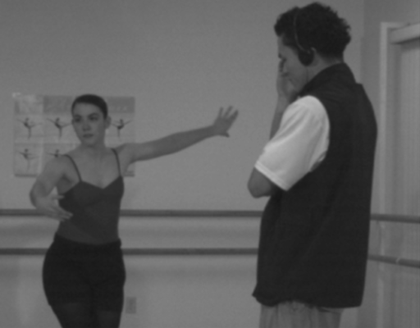
%> input picture src/Pratica3/dance.png, 420 x 328 px, shrunk from 512 x 400 before the run
$ octave praticaB.m   (GNU Octave 9; MATLAB toolbox functions it lacks are replaced by stand-ins)
%> lines starting %> are read from the running program, lines starting %| are printed output that depends on the picture; in (x1, y1, x2, y2) boxes, pixels count from 0 and x2, y2 are one past the last pixel; in counts of white or black regions, pixels touching at a corner belong together; the program's own positions count from 1
clear all;
close all;
pkg load image;

im = imread('dance.png');
%> im is the input picture: size 328x420x3 uint8; min 22, max 190, mean 94.2
imd = imread('dance_depth.png');
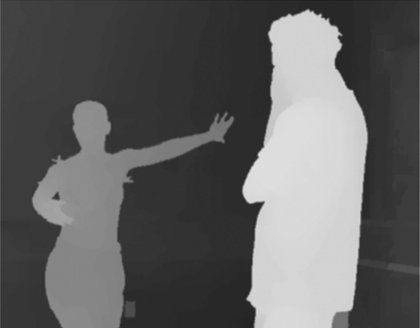
%> input picture src/Pratica3/dance_depth.png, 420 x 328 px, shrunk from 512 x 400 before the run
%> imd is the input picture: size 328x420 uint8; min 33, max 225, mean 96.2
imH = imd;
imM = logical(imd);
%> imM: size 328x420 logical; every value is 1
for i = 1: size(im,1)
  for j = 1: size(im,2)
    if(imd(i,j) < 165)
      imH(i,j) = 0;
    else
      imH(i,j) = 255;
    endif
  endfor
endfor
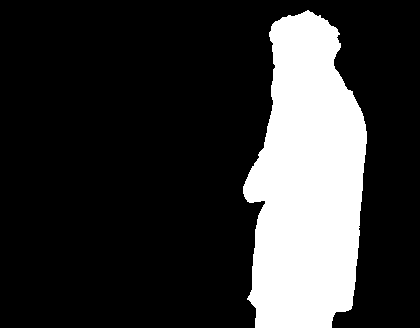
%> imH: size 328x420 uint8; 21% white; 1 white region, box (x1, y1, x2, y2) and area: (243, 10, 367, 328) 28937
imH = logical(imH);
for i = 1: size(im,1)
  for j = 1: size(im,2)
    if(imd(i,j) < 90)
      imM(i,j) = 0;
    else
      imM(i,j) = 1;
    endif
  endfor
endfor
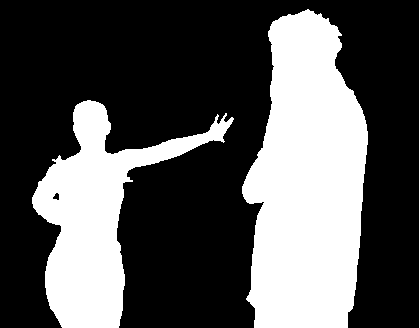
%> imM: size 328x420 logical; 33.8% white; 3 white regions, box (x1, y1, x2, y2) and area: (242, 9, 368, 328) 29888, (32, 100, 234, 328) 16350, (419, 0, 420, 328) 328
tic
imd = im(:,:,:) .* imM(:,:);
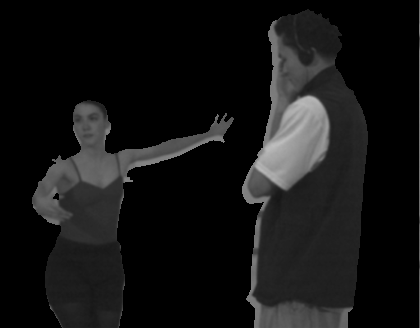
%> imd: size 328x420x3 uint8; min 0, max 190, mean 20.7
toc
subplot(1,4,1);
imshow(im);
subplot(1,4,2);
imshow(imH);
subplot(1,4,3);
imshow(imM);
subplot(1,4,4);
imshow(imd);
